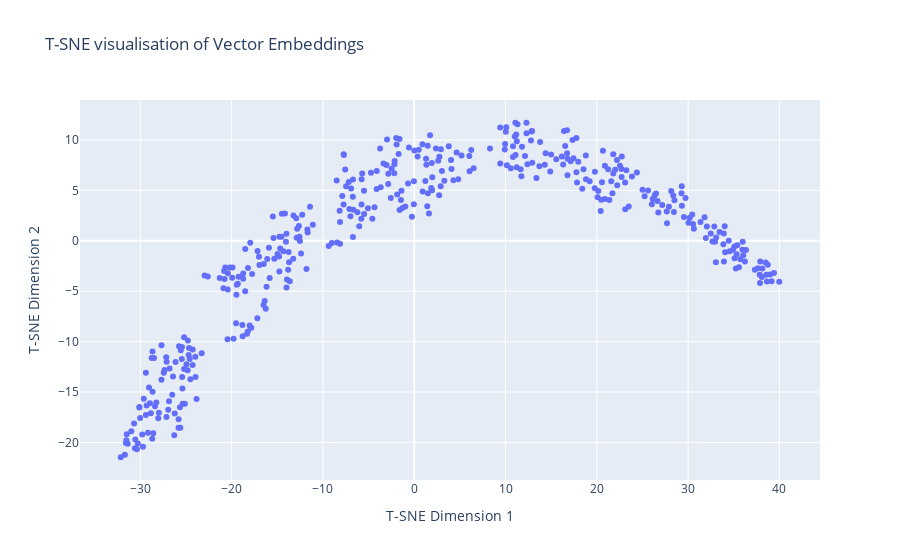

The cell this chart's notebook holds for it:
### Code cell
fig = px.scatter(df, 
             x='x', 
             y="y",
             labels={'x':'T-SNE Dimension 1', 'y':'T-SNE Dimension 2'},
             title='T-SNE visualisation of Vector Embeddings',
             hover_name=df.index)
fig.show()

### Figure 1 — Plotly figure (JSON) as saved in the notebook; plotly's stock layout.template omitted (floating-point values rounded to 4 significant figures; data arrays with more than 128 entries replaced by an {"elided": "..."} marker saying what was removed)
{"data": [{"hovertemplate": "<b>%{hovertext}</b><br><br>T-SNE Dimension 1=%{x}<br>T-SNE Dimension 2=%{y}<extra></extra>", "hovertext": {"elided": "413 str values"}, "legendgroup": "", "marker": {"color": "#636efa", "symbol": "circle"}, "mode": "markers", "name": "", "orientation": "v", "showlegend": false, "type": "scatter", "x": {"elided": "413 float values"}, "xaxis": "x", "y": {"elided": "413 float values"}, "yaxis": "y"}], "layout": {"legend": {"tracegroupgap": 0}, "title": {"text": "T-SNE visualisation of Vector Embeddings"}, "xaxis": {"anchor": "y", "domain": [0, 1], "title": {"text": "T-SNE Dimension 1"}}, "yaxis": {"anchor": "x", "domain": [0, 1], "title": {"text": "T-SNE Dimension 2"}}}}
